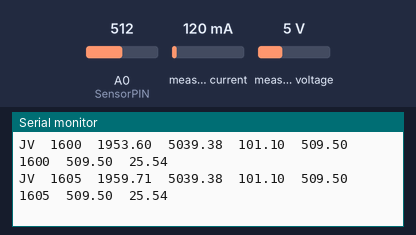
A sketch run on a simulated Arduino Uno, built with avr-gcc and run on an emulated ATmega328P. Shown: the last lines printed to the serial monitor. The inputs (shaded band) are chosen by the test bench; at power-on: A0 (SensorPIN) = 512, measured current 120 mA, measured voltage 5 V.

Above: at 1.2 s.
1.3 s: A0 (SensorPIN) set to 0
At 1.93 s:
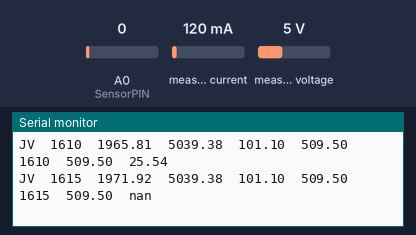
3.5 s: measured current set to 40 mA
At 3.6 s:
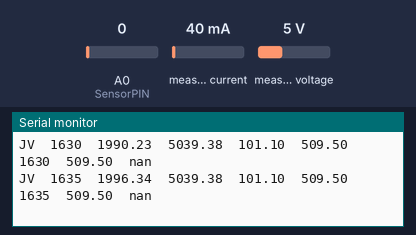
5.0 s: measured current set to 500 mA
At 5.22 s:
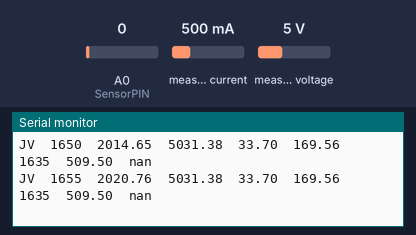
8.0 s: A0 (SensorPIN) set to 40
At 8.21 s:
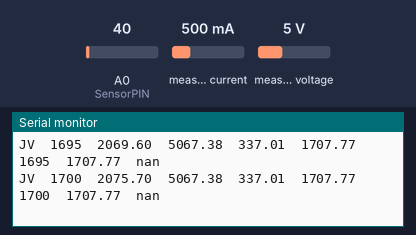
11.0 s: measured voltage set to 0.3 V
At 11.2 s:
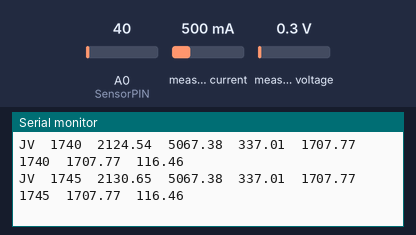
14.0 s: A0 (SensorPIN) set to 0
At 14.18 s:
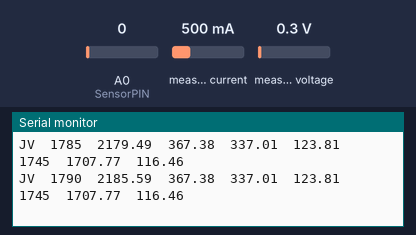
Timing chart, 0 to 17.0 s (numbered marks = the images above; inputs shaded):
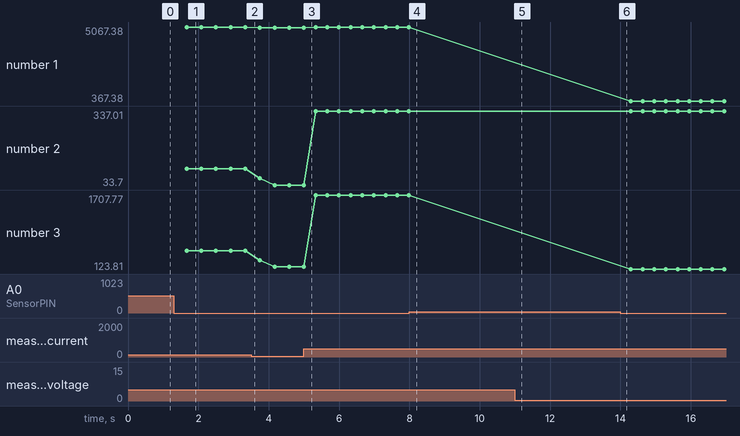

Measured:
- after the input at 1.3 s, the serial monitor: prints a new line after 0.37 s (image 1)
- plotted number 1: 5039.38 → 5031.38 after the input at 3.5 s, 5031.38 → 5067.38 after the input at 5.0 s
- plotted number 2: 101.1 → 33.7 after the input at 3.5 s, 33.7 → 337.01 after the input at 5.0 s
- plotted number 3: 509.5 → 169.56 after the input at 3.5 s, 169.56 → 1707.77 after the input at 5.0 s

The sketch:

SOP-manual.ino
```cpp
#include <Wire.h>
#include <math.h>
#include <Adafruit_MCP4725.h>
#include <Adafruit_INA219.h>
#include "dac_lookup_lists4SOP.h"
//#include <LTR390.h>
//#include <DHT.h>

const char *arduinoID = "ARDUINO123";


//Solar cell testing
Adafruit_MCP4725 dac;
Adafruit_INA219 ina219(0x40);

//Thermistors settings
//Sourcingmap – a14092200ux0209 10 K Ohm 0,05 W
//NTC Thermistor;Model : MF52-103;Insulation Material : Ceramic
//Color : Black;Rated Power : 0.05W;Resistance Value : 10K Ohm
//B Value : 3435(+/-1%);Pin Pitch : 1.5mm / 0.059""
const int Rc = 10000; //resistance value of the voltage divider
const float Vcc = 5.0;//input voltage of the voltage divider (arduino)
const int SensorPIN = A0;//voltage readings for thermistor in solar cell testing
//Thermistor parameters
#define A 1.098E-03
#define  B 2.446E-04
#define  C -3.693E-09


//ina219 calibration parameters
const float correcI = 0.84253;
const float correcV = 27.38;


//settings for JV-SOP MPP algorithm search
const int n_average = 60; //30; number of averaged measurements per data point; beta parameter
const int steps = 60;     //5; number of averaged data points constituting a k-step; delta parameter; 10 steps of MPP run ~2 seconds

//Definition of the optimal DAC integer (VGATE)
int countermpp;

//Timing triggers
unsigned long startMillis;
unsigned long currentMillis;

//const unsigned long longperiod = 360000;  //6 min. Portion of time running at MPP condition between MPP search runs.
const unsigned long longperiod = 60000;  //1 min. Portion of time running at MPP condition between MPP search runs.
const unsigned long shortperiod = 3000; // below this time the system is just starting

int loopCount; //global definition of this counter

void setup() {
  Serial.begin(9600);

  //Adafruit MCP4725A dac checkings
  if (! dac.begin(0x60)) {
    Serial.println("Failed to find MCP4725");
    while (1) {
      delay(10);
    }
  }
  dac.begin(0x60);

  //Adafruit INA219 checkings
  if (! ina219.begin()) {
    Serial.println("Failed to find INA219");
    while (1) {
      delay(10);
    }
  }
  ina219.setCalibration_16V_400mA();

  startMillis = millis();  // setting starting time before void loop()
  loopCount = 1;       // setting initial loop id before void loop()


  // sending arduino ID
  //Serial.println(arduinoID);
}

void loop() {
  currentMillis = millis();

  //search of the MPP voltage
  if  ((currentMillis - startMillis <= shortperiod) || (currentMillis - startMillis >= longperiod)) {
    //if the device has just started up or
    //if the MPP point holding time has passed the long period
    //then launch the MPP search function again.

    // Execute different functions based on the loop count
    if (loopCount >= 1 && loopCount <= 1) {
      mppcalculation(6);
    }
    else if (loopCount >= 2 && loopCount <= 2) {
      mppcalculation(6);
    }
    else if (loopCount >= 3 && loopCount <= 3) {
      mppcalculation(6);
    }

    // Increment loop count
    loopCount++;

    // Reset loop count after reaching 4 loop counts
    if (loopCount >= 4) {
      loopCount = 1;
    }

    startMillis = currentMillis;
  }


  //reading manual input for the DAC
  //int optvalue = 0;
  int optvalue; //var for store +- DAC integers
  if (Serial.available()) {
    optvalue = Serial.parseInt();
    Serial.print("Received value: ");
    Serial.println(optvalue);
    }


  //run SOP stage during longperiod, manual input optvalue accepted
  SOPmpp(countermpp, optvalue);

}

// ################FUNCTIONS####################

void SOPmpp(int countermpp, int optvalue) {
  countermpp = countermpp + optvalue;

  int var = 0;

  while (var <= steps) {
    dac.setVoltage(countermpp, false);
    delay(10);

    float voltageapplied = countermpp * (5000.0 / 4095); //this maps the applied voltage in volts from 0 t 5000 mV

    //init variables storing data measured by INA219
    float busvoltage = 0;
    float current_mA = 0;
    float shuntvoltage = 0;

    for (int i = 0; i < n_average; i++) {
      busvoltage = busvoltage + ina219.getBusVoltage_V() * 1000;
      current_mA = current_mA + ina219.getCurrent_mA();
      shuntvoltage = shuntvoltage + ina219.getShuntVoltage_mV();
      delay(1);
    }

    float busvoltagesc = busvoltage / n_average;
    float current_mAsc = ( correcI * current_mA ) / n_average;
    float shuntvoltagesc = shuntvoltage / n_average;
    float voltagesc = busvoltagesc + shuntvoltagesc + correcV;
    float power = voltagesc * current_mAsc / 1000.0; // mW
    delay(10);


    //solar cell temperature measurement
    float temperature = termistorT();


    //serial output
    //Serial.print(arduinoID); Serial.print("\t");
    Serial.print("MPP"); Serial.print("\t");
    Serial.print(countermpp); Serial.print("\t");
    Serial.print(voltageapplied); Serial.print("\t");
    Serial.print(voltagesc); Serial.print("\t");
    Serial.print(current_mAsc); Serial.print("\t");
    Serial.print(power); Serial.print("\t");
    Serial.print(countermpp); Serial.print("\t");
    Serial.print(power); Serial.print("\t");
    Serial.println(temperature);

    var++;
  }


}

int mppcalculation(int listNumber) {

  float powermpp = -1.0;// initial value to ensure that it picks up any positive value
  countermpp = 0;// initial value to ensure that it picks up any positive value

  const int* dacLookupList;
  int dacSteps;

  if (listNumber == 1)
  {
    dacLookupList = DACLookup_list1;
    dacSteps = dac_steps1;
    //serial.println("using list1");
  }
  if (listNumber == 2)
  {
    dacLookupList = DACLookup_list2;
    dacSteps = dac_steps2;
    //serial.println("using list2");
  }

  if (listNumber == 6)
  {
    dacLookupList = DACLookup_list6;
    dacSteps = dac_steps6;
    //serial.println("using list6");
  }


  for (int j = 0; j < dacSteps  ; j = j + 1) {

    int counter = pgm_read_word(&(dacLookupList[j]));
    dac.setVoltage(counter, false);// the dac sets the voltage on the mosfet
    delay(10);


    float voltageapplied = counter * (5000.0 / 4095); //this maps the applied voltage in volts from 0 t 5000 mV

    //init variables storing data measured by INA219
    float busvoltage = 0;
    float current_mA = 0;
    float shuntvoltage = 0;


    //n_average: number of measurements to be averaged
    for (int i = 0; i < n_average; i++) {
      busvoltage = busvoltage + ina219.getBusVoltage_V() * 1000;
      current_mA = current_mA + ina219.getCurrent_mA();
      shuntvoltage = shuntvoltage + ina219.getShuntVoltage_mV();

      delay(1);
    }
    float busvoltagesc = busvoltage / n_average;
    float current_mAsc = ( correcI * current_mA ) / n_average;
    float shuntvoltagesc = shuntvoltage / n_average;
    float voltagesc = busvoltagesc + shuntvoltagesc + correcV;
    float power = voltagesc * current_mAsc / 1000.0; // mW


    //Classic MPP Search. Fetch dac step recording the MPP
    if ((power >= powermpp)) {
      powermpp = power;
      countermpp = counter;
    }

    //solar cell temperature measurement
    float temperature = termistorT();


    //serial output
    //Serial.print(arduinoID); Serial.print("\t");
    Serial.print("JV"); Serial.print("\t");
    Serial.print(counter); Serial.print("\t");
    Serial.print(voltageapplied); Serial.print("\t");
    Serial.print(voltagesc); Serial.print("\t");
    Serial.print(current_mAsc); Serial.print("\t");
    Serial.print(power); Serial.print("\t");
    Serial.print(countermpp); Serial.print("\t");
    Serial.print(powermpp); Serial.print("\t");
    Serial.println(temperature);
  }
  return countermpp;
}


float termistorT() {
  float raw = 0;
  for (int i = 0; i < 30; i++) {
    raw = raw + analogRead(SensorPIN);
    delay(1);
  }
  raw = raw / 30.0;
  float V =  raw / 1024 * Vcc;
  float R = (Rc * V ) / (Vcc - V);
  float logRR  = log(R);
  float kelvin = 1.0 / (A + B * logRR + C * logRR * logRR * logRR );
  float celsius = kelvin - 273.15;
  return celsius;
}
```

Source omitted: dac_lookup_lists4SOP.h (16069 bytes)
